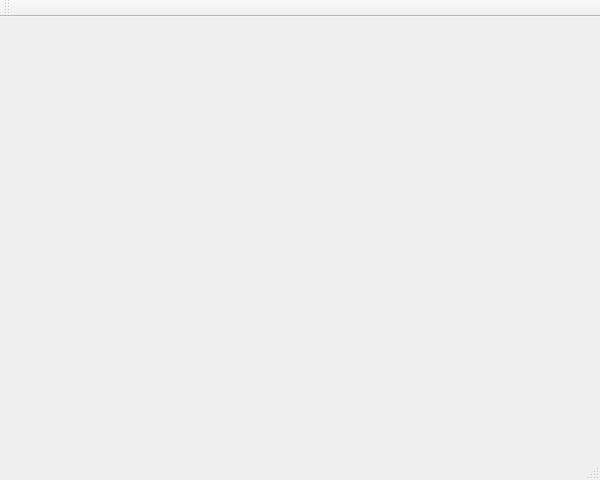
<?xml version="1.0" encoding="UTF-8"?>
<ui version="4.0">
 <class>MainWindow</class>
 <widget class="QMainWindow" name="MainWindow">
  <property name="geometry">
   <rect>
    <x>0</x>
    <y>0</y>
    <width>600</width>
    <height>480</height>
   </rect>
  </property>
  <property name="windowTitle">
   <string>MainWindow</string>
  </property>
  <widget class="QWidget" name="centralWidget">
   <widget class="QWidget" name="widget" native="true">
    <property name="geometry">
     <rect>
      <x>190</x>
      <y>240</y>
      <width>120</width>
      <height>80</height>
     </rect>
    </property>
   </widget>
  </widget>
  <widget class="QMenuBar" name="menuBar">
   <property name="geometry">
    <rect>
     <x>0</x>
     <y>0</y>
     <width>600</width>
     <height>31</height>
    </rect>
   </property>
  </widget>
  <widget class="QToolBar" name="mainToolBar">
   <attribute name="toolBarArea">
    <enum>TopToolBarArea</enum>
   </attribute>
   <attribute name="toolBarBreak">
    <bool>false</bool>
   </attribute>
  </widget>
  <widget class="QStatusBar" name="statusBar"/>
 </widget>
 <layoutdefault spacing="6" margin="11"/>
 <resources/>
 <connections/>
</ui>
